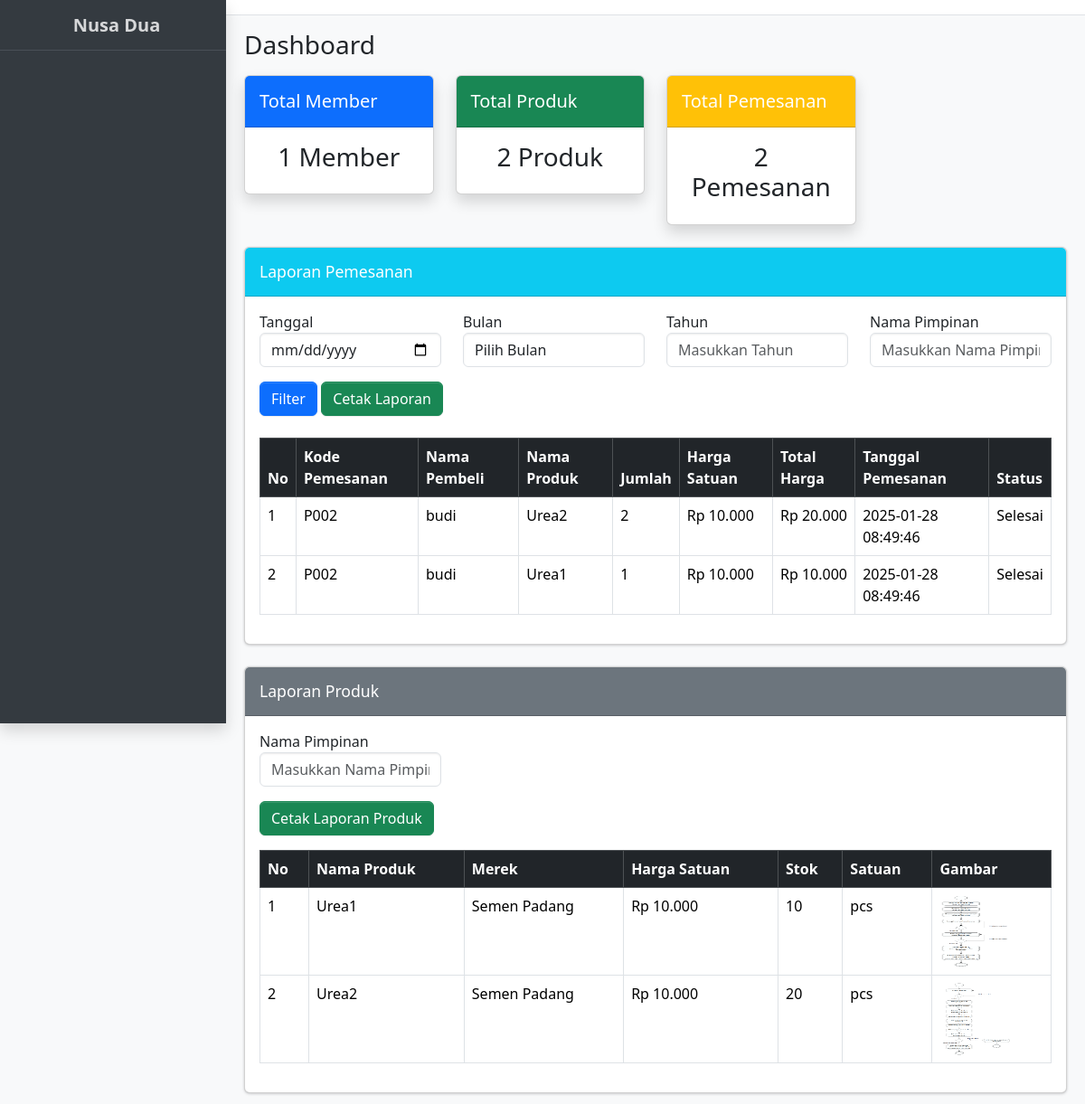
The app's page /laporan.php with its own data.
### tables this page shows
CREATE TABLE `pemesanan` (
  `id_pemesanan` int NOT NULL,
  `kode_pemesanan` varchar(10) NOT NULL,
  `id_produk` int NOT NULL,
  `id_member` int NOT NULL,
  `jumlah` int NOT NULL,
  `harga_satuan` decimal(10,2) NOT NULL,
  `status_pemesanan` varchar(30) NOT NULL DEFAULT 'Menunggu Konfirmasi',
  `tanggal_pemesanan` timestamp NULL DEFAULT CURRENT_TIMESTAMP,
  `total_harga` decimal(10,2) NOT NULL
);

CREATE TABLE `member` (
  `id_member` int NOT NULL,
  `nama` varchar(100) NOT NULL,
  `username` varchar(50) NOT NULL,
  `password` varchar(255) NOT NULL
);

CREATE TABLE `produk` (
  `id_produk` int NOT NULL,
  `nama_produk` varchar(100) NOT NULL,
  `merek` varchar(50) NOT NULL,
  `harga_satuan` decimal(10,2) NOT NULL,
  `deskripsi` text,
  `stok` int NOT NULL,
  `satuan` varchar(20) NOT NULL,
  `gambar` varchar(255) DEFAULT NULL
);

### laporan.php (the view, shortened to what this page needs)
<?php
include 'template/header.php';
include 'koneksi.php';
$query_member = "SELECT COUNT(*) as total_member FROM member";
$result_member = mysqli_query($koneksi, $query_member);
$total_member = mysqli_fetch_assoc($result_member)['total_member'];
$query_produk = "SELECT COUNT(*) as total_produk FROM produk";
$result_produk = mysqli_query($koneksi, $query_produk);
$total_produk = mysqli_fetch_assoc($result_produk)['total_produk'];
$query_pemesanan_count = "SELECT COUNT(*) as total_pemesanan FROM pemesanan";
$result_pemesanan_count = mysqli_query($koneksi, $query_pemesanan_count);
$total_pemesanan = mysqli_fetch_assoc($result_pemesanan_count)['total_pemesanan'];
$query_produk_table = "SELECT * FROM produk ORDER BY nama_produk ASC";
$result_produk_table = mysqli_query($koneksi, $query_produk_table);
$where = [];
$where_clause = !empty($where) ? " WHERE " . implode(" AND ", $where) : "";
$query_pemesanan = "
    SELECT p.kode_pemesanan, p.tanggal_pemesanan, COALESCE(p.status_pemesanan, 'Tidak Diketahui') AS status_pemesanan, p.jumlah,
           p.harga_satuan, p.total_harga, m.nama AS nama_pembeli, pr.nama_produk
    FROM pemesanan p
    JOIN member m ON p.id_member = m.id_member
    JOIN produk pr ON p.id_produk = pr.id_produk
    " . $where_clause . "
    ORDER BY p.tanggal_pemesanan DESC";
$result_pemesanan = mysqli_query($koneksi, $query_pemesanan);
$no = 1;
?>
<body class="layout-fixed sidebar-expand-lg bg-body-tertiary">
    <div class="app-wrapper">
        <?php include 'template/navbar.php'; ?>
        <?php include 'template/sidebar.php'; ?>
        <main class="app-main">
            <div class="app-content-header">
                <div class="container-fluid">
                    <div class="row">
                        <div class="col-sm-6">
                            <h3 class="mb-0">Dashboard</h3>
                        </div>
                    </div>
                </div>
            </div>
            <div class="app-content">
                <div class="container-fluid">
                    <div class="row">
                        <div class="col-md-3">
                            <div class="card shadow">
                                <div class="card-header bg-primary text-white">
                                    <h5 class="mb-0">Total Member</h5>
                                </div>
                                <div class="card-body">
                                    <h3 class="text-center"><?= $total_member; ?> Member</h3>
                                </div>
                            </div>
                        </div>
                        <div class="col-md-3">
                            <div class="card shadow">
                                <div class="card-header bg-success text-white">
                                    <h5 class="mb-0">Total Produk</h5>
                                </div>
                                <div class="card-body">
                                    <h3 class="text-center"><?= $total_produk; ?> Produk</h3>
                                </div>
                            </div>
                        </div>
                        <div class="col-md-3">
                            <div class="card shadow">
                                <div class="card-header bg-warning text-white">
                                    <h5 class="mb-0">Total Pemesanan</h5>
                                </div>
                                <div class="card-body">
                                    <h3 class="text-center"><?= $total_pemesanan; ?> Pemesanan</h3>
                                </div>
                            </div>
                        </div>
                    </div>
                    <div class="card mt-4">
                        <div class="card-header bg-info text-white">
                            <h5 class="card-title">Laporan Pemesanan</h5>
                        </div>
                        <div class="card-body">
                            <form method="GET" action="">
                                <div class="row">
                                    <div class="col-md-3">
                                        <label for="tanggal">Tanggal</label>
                                        <input type="date" class="form-control" name="tanggal" id="tanggal" value="<?= isset($_GET['tanggal']) ? $_GET['tanggal'] : ''; ?>">
                                    </div>
                                    <div class="col-md-3">
                                        <label for="bulan">Bulan</label>
                                        <select class="form-control" name="bulan" id="bulan">
                                            <option value="">Pilih Bulan</option>
                                        </select>
                                    </div>
                                    <div class="col-md-3">
                                        <label for="tahun">Tahun</label>
                                        <input type="number" class="form-control" name="tahun" id="tahun" placeholder="Masukkan Tahun" value="<?= isset($_GET['tahun']) ? $_GET['tahun'] : ''; ?>">
                                    </div>
                                    <div class="col-md-3">
                                        <label for="nama_pimpinan">Nama Pimpinan</label>
                                        <input type="text" class="form-control" name="nama_pimpinan" id="nama_pimpinan" placeholder="Masukkan Nama Pimpinan" value="<?= isset($_GET['nama_pimpinan']) ? $_GET['nama_pimpinan'] : ''; ?>">
                                    </div>
                                </div>
                                <button type="submit" class="btn btn-primary mt-3">Filter</button>
                                <button type="button" class="btn btn-success mt-3"
                                    onclick="window.open('c-pemesanan.php?'+new URLSearchParams(new FormData(this.form)).toString(), '_blank')">
                                    Cetak Laporan
                                </button>
                            </form>
                            <div class="table-responsive mt-4">
                                <table class="table table-bordered">
                                    <thead class="table-dark">
                                        <tr>
                                            <th>No</th>
                                            <th>Kode Pemesanan</th>
                                            <th>Nama Pembeli</th>
                                            <th>Nama Produk</th>
                                            <th>Jumlah</th>
                                            <th>Harga Satuan</th>
                                            <th>Total Harga</th>
                                            <th>Tanggal Pemesanan</th>
                                            <th>Status</th>
                                        </tr>
                                    </thead>
                                    <tbody>
                                        <?php while ($row = mysqli_fetch_assoc($result_pemesanan)): ?>
                                            <tr>
                                                <td><?= $no++; ?></td>
                                                <td><?= htmlspecialchars($row['kode_pemesanan']); ?></td>
                                                <td><?= htmlspecialchars($row['nama_pembeli']); ?></td>
                                                <td><?= htmlspecialchars($row['nama_produk']); ?></td>
                                                <td><?= htmlspecialchars($row['jumlah']); ?></td>
                                                <td>Rp <?= number_format($row['harga_satuan'], 0, ',', '.'); ?></td>
                                                <td>Rp <?= number_format($row['total_harga'], 0, ',', '.'); ?></td>
                                                <td><?= htmlspecialchars($row['tanggal_pemesanan']); ?></td>
                                                <td><?= htmlspecialchars($row['status_pemesanan']); ?></td>
                                            </tr>
                                        <?php endwhile; ?>
                                    </tbody>
                                </table>
                            </div>
                        </div>
                    </div>
                    <div class="card mt-4">
                        <div class="card-header bg-secondary text-white">
                            <h5 class="card-title">Laporan Produk</h5>
                        </div>
                        <div class="card-body">
                            <form method="GET" action="c-produk.php" target="_blank">
                                <div class="row">
                                    <div class="col-md-3">
                                        <label for="nama_pimpinan">Nama Pimpinan</label>
                                        <input type="text" class="form-control" name="nama_pimpinan" id="nama_pimpinan" placeholder="Masukkan Nama Pimpinan" value="<?= isset($_GET['nama_pimpinan']) ? $_GET['nama_pimpinan'] : ''; ?>">
                                    </div>
                                </div>
                                <button type="submit" class="btn btn-success mt-3 mb-3">
                                    Cetak Laporan Produk
                                </button>
                            </form>
                            <div class="table-responsive">
                                <table class="table table-bordered">
                                    <thead class="table-dark">
                                        <tr>
                                            <th>No</th>
                                            <th>Nama Produk</th>
                                            <th>Merek</th>
                                            <th>Harga Satuan</th>
                                            <th>Stok</th>
                                            <th>Satuan</th>
                                            <th>Gambar</th>
                                        </tr>
                                    </thead>
                                    <tbody>
                                        <?php
                                        $no = 1;
                                        while ($row_produk = mysqli_fetch_assoc($result_produk_table)): ?>
                                            <tr>
                                                <td><?= $no++; ?></td>
                                                <td><?= htmlspecialchars($row_produk['nama_produk']); ?></td>
                                                <td><?= htmlspecialchars($row_produk['merek']); ?></td>
                                                <td>Rp <?= number_format($row_produk['harga_satuan'], 0, ',', '.'); ?></td>
                                                <td><?= htmlspecialchars($row_produk['stok']); ?></td>
                                                <td><?= htmlspecialchars($row_produk['satuan']); ?></td>
                                                <td>
                                                    <img src="image/foto_produk/<?= htmlspecialchars($row_produk['gambar']); ?>" width="80" height="80" alt="Produk">
                                                </td>
                                            </tr>
                                        <?php endwhile; ?>
                                    </tbody>
                                </table>
                            </div>
                        </div>
                    </div>
                </div>
            </div>
        </main>
    </div>
</body>
</html>

### template/header.php (shortened to what this page needs)
<!doctype html>
<html lang="en">
<head>
    <link
        rel="stylesheet"
        href="https://cdn.jsdelivr.net/npm/@fontsource/source-sans-3@5.0.12/index.css"
 />
    <link
        rel="stylesheet"
        href="https://cdn.jsdelivr.net/npm/overlayscrollbars@2.10.1/styles/overlayscrollbars.min.css"
 />
    <link
        rel="stylesheet"
        href="https://cdn.jsdelivr.net/npm/bootstrap-icons@1.11.3/font/bootstrap-icons.min.css"
 />
    <link rel="stylesheet" href="src/css/adminlte.css" />
    <link
        rel="stylesheet"
        href="https://cdn.jsdelivr.net/npm/apexcharts@3.37.1/dist/apexcharts.css"
 />
    <link
        rel="stylesheet"
        href="https://cdn.jsdelivr.net/npm/jsvectormap@1.5.3/dist/css/jsvectormap.min.css"
 />
</head>

### template/navbar.php (shortened to what this page needs)
<nav class="app-header navbar navbar-expand bg-body">
</nav>

### template/sidebar.php (shortened to what this page needs)
<aside class="app-sidebar bg-body-secondary shadow" data-bs-theme="dark">
    <div class="sidebar-brand">
        <a href="./index.html" class="brand-link">
            <span class="brand-text fw-bold">Nusa Dua</span>
        </a>
    </div>
    <div class="sidebar-wrapper">
    </div>
</aside>

### records on screen
pemesanan: kode_pemesanan "P002", id_member.nama "budi", id_produk.nama_produk "Urea2", jumlah "2", harga_satuan "10.000", total_harga "20.000", tanggal_pemesanan "2025-01-28 08:49:46", status_pemesanan "Selesai"
pemesanan: kode_pemesanan "P002", id_member.nama "budi", id_produk.nama_produk "Urea1", jumlah "1", harga_satuan "10.000", total_harga "10.000", tanggal_pemesanan "2025-01-28 08:49:46", status_pemesanan "Selesai"
produk: nama_produk "Urea1", merek "Semen Padang", harga_satuan "10.000", stok "10", satuan "pcs", gambar (picture)
produk: nama_produk "Urea2", merek "Semen Padang", harga_satuan "10.000", stok "20", satuan "pcs", gambar (picture)

### other values on screen
$total_member "1"
$total_produk "2"
$total_pemesanan "2"
